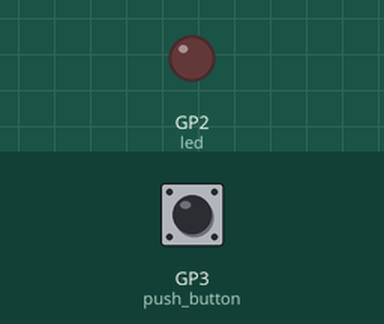
The program below on a simulated Raspberry Pi Pico running MicroPython. On the bench: output pins drawn as LEDs (lit = HIGH). Wiring (from the project's diagram.json): red LED on GP2, green button on GP3. The test bench sets the inputs (shaded band); at power-on: GP3 (push_button) HIGH.

Above: at 1.2 s.
1.3 s: GP3 (push_button) pulled LOW for 0.15 s
At 1.37 s:
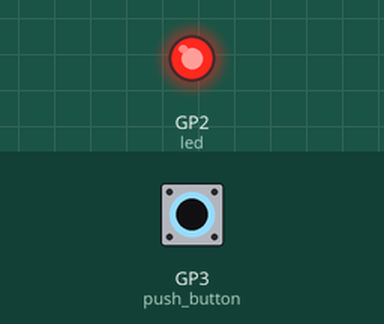
2.9 s: GP3 (push_button) pulled LOW for 3.2 s
At 7.4 s:
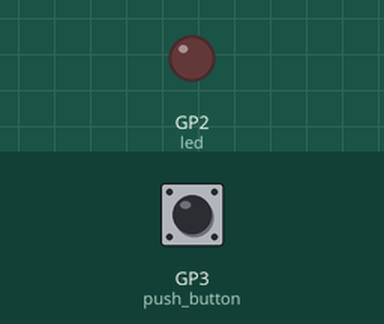
Timing chart, 0 to 8.9 s (numbered marks = the images above; inputs shaded):
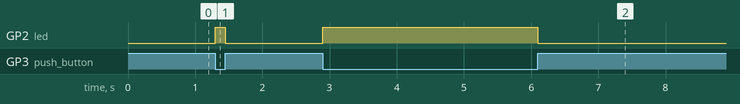

The program:

main.py
```python
# -------------------------------- #
# Sistemas programables            #
# Practica 2                       #
# González Martínez Álvaro Gabriel #
# -------------------------------- #

from machine import Pin
from time import sleep

led = Pin(2, Pin.OUT)
push_button = Pin(3, Pin.IN)

led.value(0)

while True:
    logic_state = push_button.value()
    if logic_state == True:
        led.value(0)
    else:
        led.value(1)
```

Measured:
- after the input at 1.3 s, GP2 (led): LOW → HIGH at once, → LOW 0.15 s later
- after the input at 2.9 s, GP2 (led): LOW → HIGH at once, → LOW 3.2 s later
